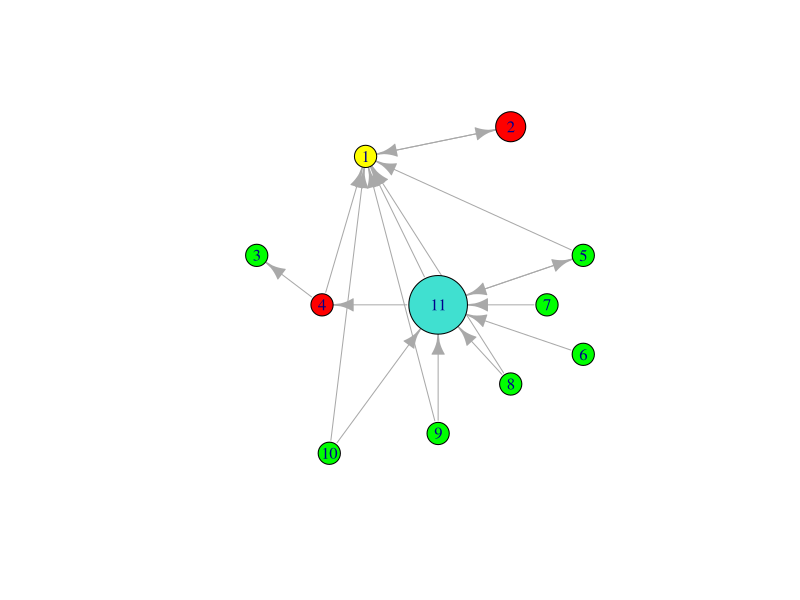
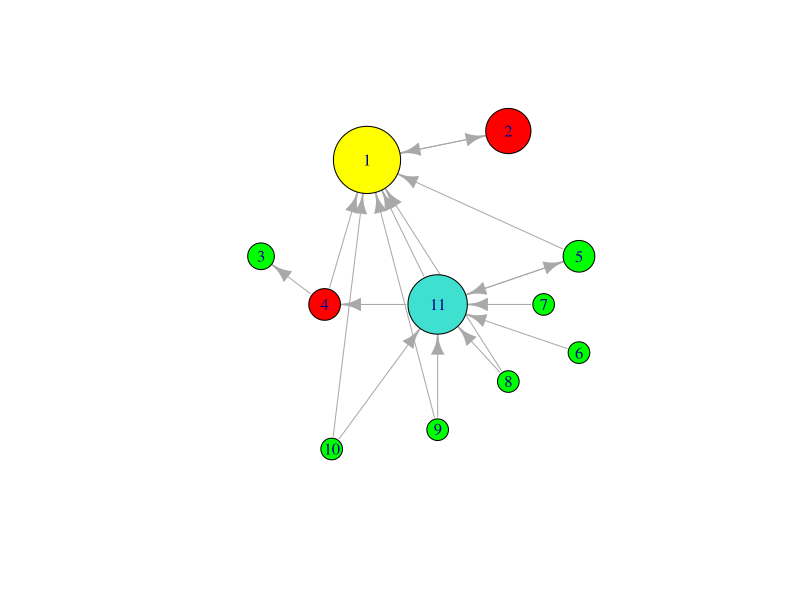
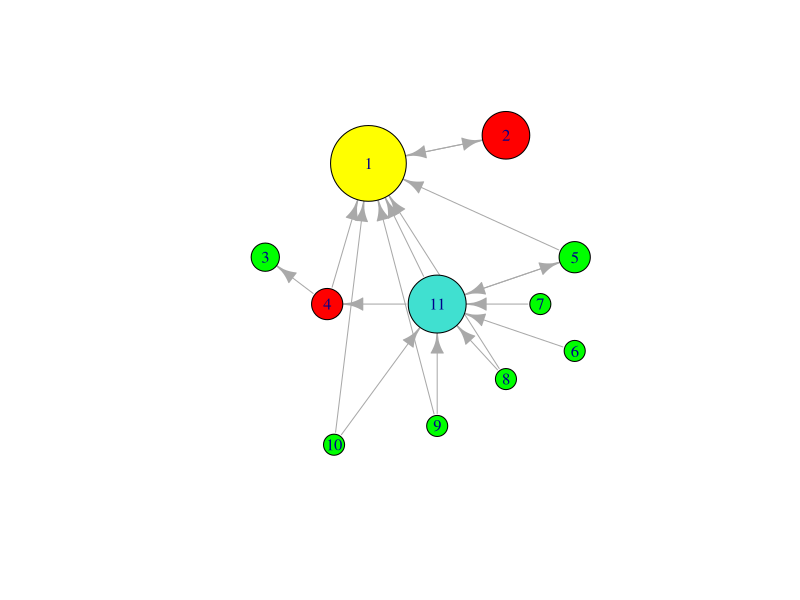
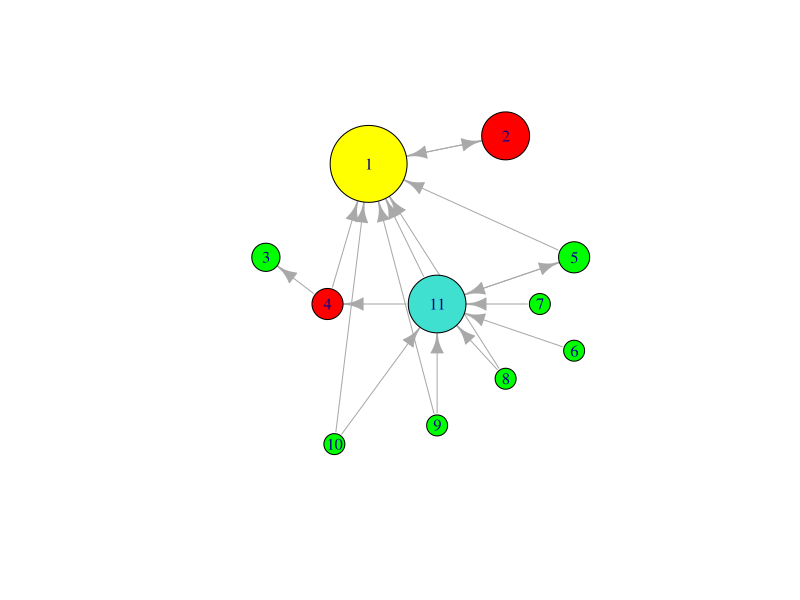
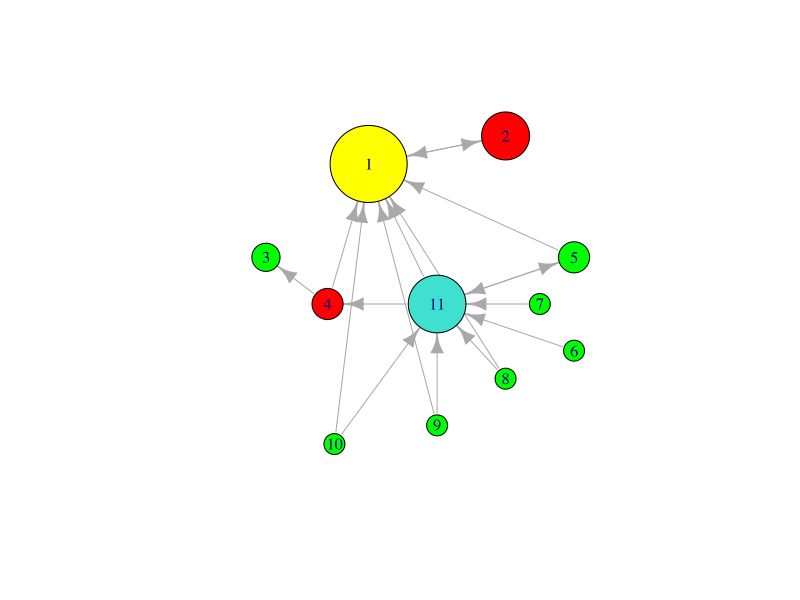
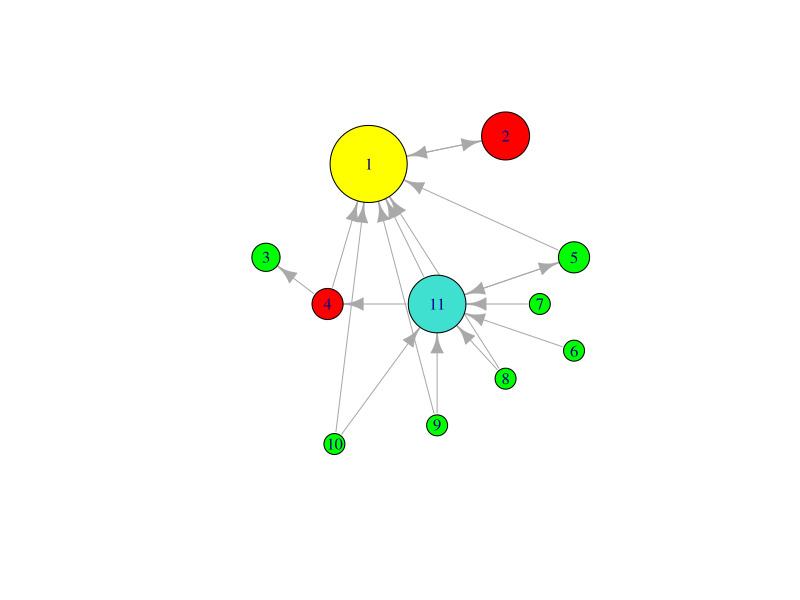
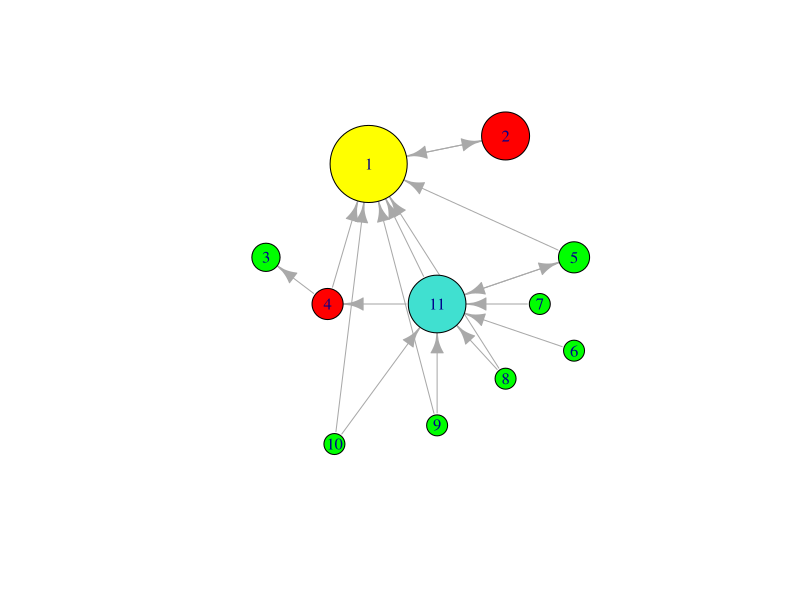
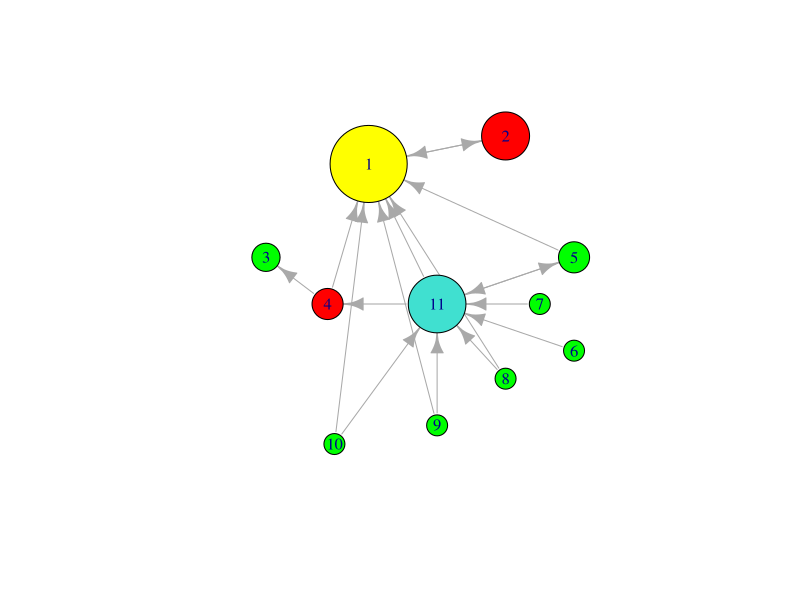

Source code (R) for these figures, in order:
## ---- chunk 1
knitr::opts_chunk$set(echo = TRUE)
library(igraph);
## ---- chunk 2
# Intitialize graph
edge.list <- list(c(2, 1), c(1,2), c(4,1), c(4,3), c(5,1), c(11, 1),
                  c(11,4), c(11,5), c(5,11), c(6,11), c(7,11), 
                  c(8,11), c(9,11), c(10, 11), c(10, 1), c(9, 1), c(8,1))

A <- matrix(0, nrow = 11, ncol = 11)

for(edge in edge.list) {
  A[edge[1], edge[2]] <- 1
}

# Add self loops
M <- A + diag(rep(1, 11))

# Set parameters of PageRank algorithm
alpha <- 0.7
beta <- (1 - alpha) / nrow(M)

# Define function for iterative update
update.x <- function(x) {
  out.degree <- rowSums(M)
  
  # D_inv <- diag(1 / out.degree)
  # x <- alpha * x %*% D_inv %*% M + beta
  
  for (i in seq_along(x)) {
    tmp <- 0
    for (j in seq(1, nrow(M))) {
      if (i != j && M[j, i] != 0){
        tmp <- tmp + x[j] / out.degree[j]
      }
    }
    x[i] <- alpha * tmp + beta
  }

  return(x)
}

# Layout and colors of graph (according to wikimedia example)
l <- matrix(c(
  2, 4, 0.5, 1.4,   5, 5, 4.5, 4, 3, 1.5, 3,
  5, 5.3, 4,   3.5, 4, 3, 3.5, 2.7, 2.2, 2, 3.5
), nrow=11)

smileycolors=c('yellow','red','green', 'red', 'green', 
               'green','green','green','green','green', 
               'turquoise')

# Perform iterations for fixpoint convergence 
n.iter <- 20
x <- rep(0, 11)

G <- graph.adjacency(A)

for (i in seq(n.iter)) {
  x.old <- x
  x <- update.x(x.old)
  print(paste('iteration', i, sqrt(sum((x-x.old)^2))))
  plot(G, vertex.size = x*5e2, vertex.color=smileycolors, layout=l)
  Sys.sleep(1)
  
}
print(x)
